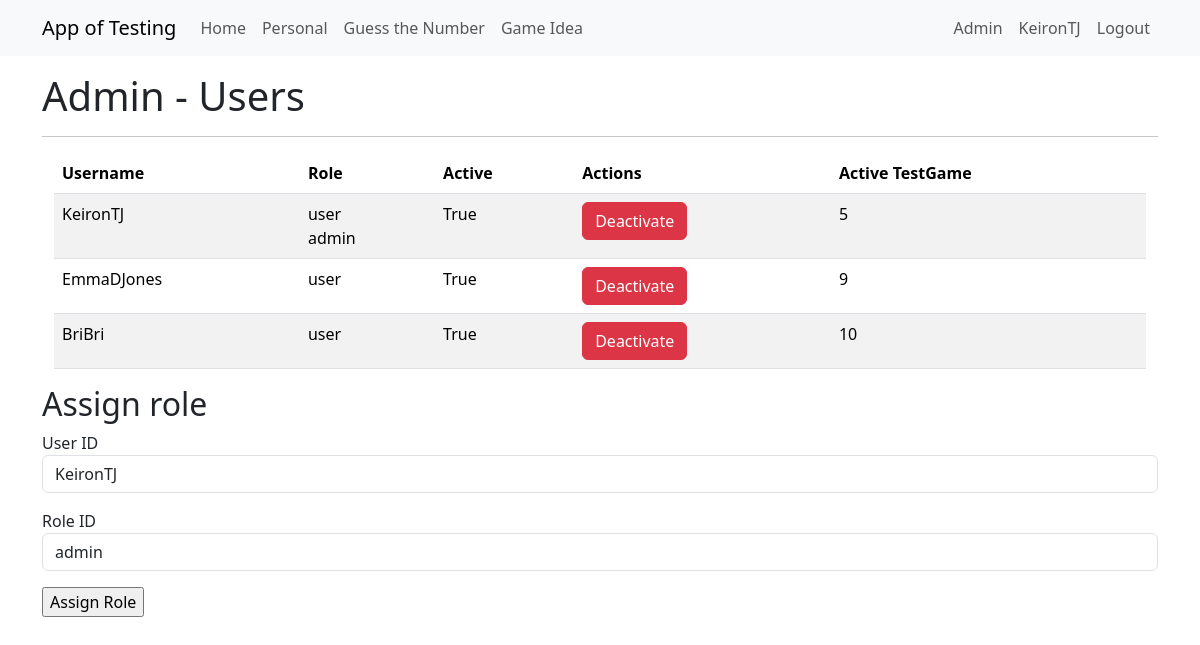
Page /admin_users (signed in) on the committed database.
### app/models.py (models this page shows, shortened)
class User(UserMixin, db.Model):
    id = db.Column(Integer, primary_key=True)
    username = db.Column(String(64), index=True, unique=True)
    firstname = db.Column(String(64), nullable=True)
    surname = db.Column(String(64), nullable=True)
    dob = db.Column(DateTime, nullable=True)
    firstlineaddress = db.Column(String(64), nullable=True)
    city = db.Column(String(64), nullable=True)
    postcode = db.Column(String(64), nullable=True)
    email = db.Column(String(120), index=True, unique=True)
    password_hash = db.Column(String(256))
    active = db.Column(db.Boolean(), default=True)
    activetestgame = db.Column(db.Integer, nullable=True)
    testgame = so.relationship("TestGame", back_populates="user")
    role=so.relationship("Role", secondary="user_roles")
    def is_admin(self):
        return 'admin' in [role.name for role in self.role]

class Role(db.Model):
    __tablename__ = 'roles'
    id = db.Column(db.Integer(), primary_key=True)
    name = db.Column(db.String(50), unique=True)

### app/admin/routes.py (the view, shortened to what this page needs)
@bp.route('/admin_users', methods=['GET', 'POST'])
@login_required
@admin_required
def admin_users():
    user_roles = db.session.query(UserRoles).all()
    users = db.session.query(User).all()
    roles= db.session.query(Role).all()
    assign_role_form = AssignRoleForm()
    return render_template("admin/admin_users.html",
                           title='Admin Users',
                           users=users,
                           assign_role_form=assign_role_form,
                           roles=roles,
                           user_roles=user_roles)

### app/admin/forms.py
class AssignRoleForm(FlaskForm):
    user_id = SelectField('User ID', coerce=int)
    role_id = SelectField('Role ID', coerce=int)
    submit = SubmitField('Assign Role')
    def __init__(self, *args, **kwargs):
        super(AssignRoleForm, self).__init__(*args, **kwargs)
        self.user_id.choices = [(user.id, user.username) for user in User.query.all()]  # Assuming User model has id and name fields
        self.role_id.choices = [(role.id, role.name) for role in Role.query.all()]  # Assuming Role model has id and name fields

### app/models.py (called while the page is built)
@login.user_loader
def load_user(id):
    return db.session.get(User, int(id))

### app/templates/admin/admin_users.html (shortened to what this page needs)
{% extends "base.html" %}
{% block content %}
<div class="Jumbotron">
    <h1>Admin - Users</h1>
</div>
<hr>
<div class="container">
    <div class="row">
        <div class="col-md-12">
            <table class="table table-striped">
                <thead>
                    <tr>
                        <th>Username</th>
                        <th>Role</th>
                        <th>Active</th>
                        <th>Actions</th>
                        <th>Active TestGame</th>
                    </tr>
                </thead>
                <tbody>
                    {% for user in users %}
                    <tr>
                        <td>{{ user.username }}</td>
                        <td>{% for role in user.role %}
                                {{ role.name }} <br>
                            {% else %}
                                No Roles Assigned
                            {% endfor %}</td>
                        <td>{{ user.active }}</td>
                        <td>
                            {% if user.active %}
                                <a href="{{ url_for('admin.deactivate_user', user_id=user.id) }}" class="btn btn-danger">Deactivate</a>
                            {% else %}
                                <a href="{{ url_for('admin.activate_user', user_id=user.id) }}" class="btn btn-success">Activate</a>
                            {% endif %}
                        </td>
                        <td>{{ user.activetestgame }}</td>
                    </tr>
                    {% endfor %}
                </tbody>
            </table>
        </div>
    </div>
</div>
<h2>Assign role</h2>
<form action="" method="post" novalidate>
    <p>
        {{ assign_role_form.user_id.label }}<br>
        {{ assign_role_form.user_id(class="form-control") }}
    </p>
    <p>
        {{ assign_role_form.role_id.label }}<br>
        {{ assign_role_form.role_id(class="form-control") }}
    </p>
    <p>{{ assign_role_form.submit() }}</p>
</form>
{% endblock %}

### app/templates/base.html (shortened to what this page needs)
<!doctype html>
<html lang="en">
  <head>
    <link
        href="https://cdn.jsdelivr.net/npm/bootstrap@5.3.2/dist/css/bootstrap.min.css"
        rel="stylesheet"
>
    <link rel="stylesheet" href="{{ url_for('static', filename='style.css') }}">
  </head>
  <body>
    <nav class="navbar navbar-expand-lg bg-body-tertiary">
      <div class="container">
        <a class="navbar-brand" href="{{ url_for('main.index') }}">App of Testing</a>
        <div class="collapse navbar-collapse" id="navbarSupportedContent">
          <ul class="navbar-nav me-auto mb-2 mb-lg-0">
            <li class="nav-item">
              <a class="nav-link" aria-current="page" href="{{ url_for('main.index') }}">Home</a>
            </li>
            <li class="nav-item">
              <a class="nav-link" aria-current="page" href="{{ url_for('financeapp.pfhome') }}">Personal</a>
            </li>
            <li class="nav-item">
              <a class="nav-link" aria-current="page" href="{{ url_for('gtn.guessthenumberhome') }}">Guess the Number</a>
            </li>
              {% if not current_user.is_authenticated or current_user.activetestgame == None    %}
                  <li class="nav-item">
                      <a class="nav-link" aria-current="page" href="{{ url_for('testgame.tg_startmenu') }}">Game Idea</a>
                  </li>
              {% else %}
                  <li class="nav-item">
                      <a class="nav-link" aria-current="page" href="{{ url_for('testgame.tg_play', game_id=current_user.activetestgame) }}">Game Idea</a>
                  </li>
              {% endif %}
          </ul>
          <ul class="navbar-nav mb-2 mb-lg-0">
            {% if current_user.is_anonymous %}
              <li class="nav-item">
                <a class="nav-link" aria-current="page" href="{{ url_for('auth.login') }}">Login</a>
              </li>
            {% else %}
              {% if current_user.is_admin() %}
                <li class="nav-item">
                  <a class="nav-link" aria-current="page" href="{{ url_for('admin.admin_home') }}">Admin</a>
                </li>
              {% endif %}
              <li class="nav-item">
                <a class="nav-link" aria-current="page" href="{{ url_for('main.view_profile', user_id=current_user.id) }}">{{ current_user.username }}</a>
              </li>
              <li class="nav-item">
                <a class="nav-link" aria-current="page" href="{{ url_for('auth.logout') }}">Logout</a>
              </li>
            {% endif %}
          </ul>
        </div>
      </div>
    </nav>
    <div class="container mt-3">
      {% block content %}{% endblock %}
    </div>
  </body>
</html>

### rows in the picture
User: username "KeironTJ", active "True", activetestgame "5"
Role: name "user"
Role: name "admin"
User: username "EmmaDJones", active "True", activetestgame "9"
User: username "BriBri", active "True", activetestgame "10"

### other values in the picture
{{ assign_role_form.user_id.label }} "User ID"
{{ assign_role_form.role_id.label }} "Role ID"
